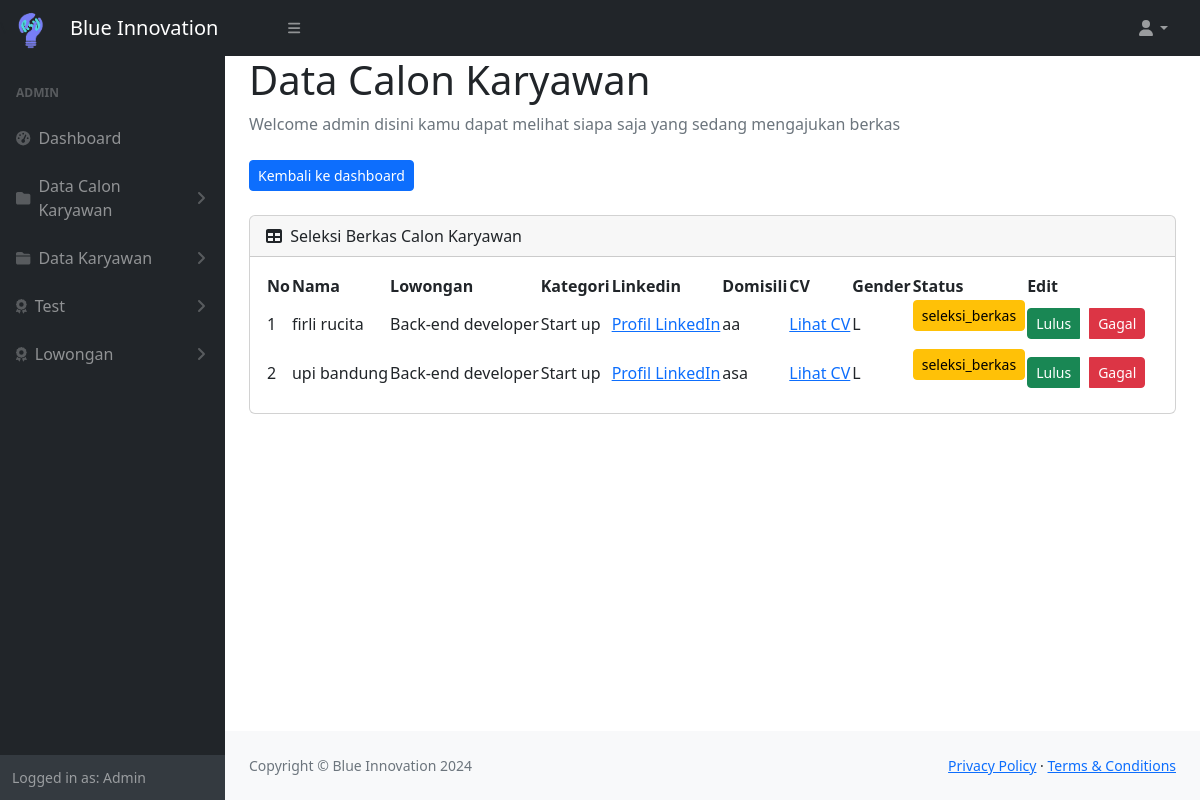
Page /admin/dashboardAdmin/seleksiBerkas.php (signed in) on the committed database.
### tables this page shows
CREATE TABLE `biodata` (
  `id` int(11) NOT NULL,
  `url_linkedin` varchar(100) NOT NULL,
  `alamat` varchar(100) NOT NULL,
  `cv` varchar(200) NOT NULL,
  `jk` varchar(100) NOT NULL,
  `id_user` int(11) NOT NULL,
  `id_lowongan` int(11) DEFAULT NULL
);

CREATE TABLE `user` (
  `id_user` int(11) NOT NULL,
  `nama` varchar(50) NOT NULL,
  `password` varchar(50) NOT NULL,
  `nama_lengkap` varchar(150) NOT NULL,
  `level` enum('Admin','Member') NOT NULL,
  `status_role` varchar(50) NOT NULL,
  `domisili` varchar(100) NOT NULL DEFAULT '',
  `usia` char(3) NOT NULL DEFAULT '',
  `negara` varchar(100) NOT NULL DEFAULT '',
  `kontak` varchar(50) NOT NULL DEFAULT '',
  `email` varchar(100) NOT NULL DEFAULT '',
  `tanggal_wawancara` varchar(100) NOT NULL DEFAULT 'Belum Ditentukan',
  `link_wawancara` varchar(100) NOT NULL DEFAULT 'Belum Ditentukan',
  `dari_tanggal` varchar(40) NOT NULL,
  `sampai_tanggal` varchar(40) NOT NULL,
  `link` varchar(100) NOT NULL
);

CREATE TABLE `lowongan` (
  `id_lowongan` int(11) NOT NULL,
  `nama_lowongan` varchar(50) NOT NULL,
  `kategori_lowongan` varchar(50) NOT NULL,
  `waktu_lowongan` varchar(50) NOT NULL,
  `alamat` varchar(150) NOT NULL,
  `quota` int(11) NOT NULL,
  `deskripsi` varchar(150) NOT NULL,
  `img` varchar(400) NOT NULL,
  `gaji` varchar(100) NOT NULL
);

### admin/dashboardAdmin/seleksiBerkas.php (the view, shortened to what this page needs)
<!DOCTYPE html>
<html lang="en">
    <head>
        <link href="https://cdn.jsdelivr.net/npm/simple-datatables@7.1.2/dist/style.min.css" rel="stylesheet" />
        <link href="css/styleDashboard.css" rel="stylesheet" />
    </head>
    <body class="sb-nav-fixed">
        <?php include "headerAdmin.php"; ?>
            <div id="layoutSidenav_content">
                <main>
                    <div class="container-fluid px-4">
                        <h1>Data Calon Karyawan</h1>
                        <ol class="breadcrumb mb-4">
                            <li class="breadcrumb-item active">Welcome <?php echo ($_SESSION ['admin']); ?> disini kamu dapat melihat siapa saja yang sedang mengajukan berkas</li>
                        </ol>
                        <div style="display: flex; justify-content: space-between; align-items: center;">
							<a class="btn btn-primary btn-sm" href="dashboard.php">Kembali ke dashboard</a>
						</div>
                        <br>
                        <div class="card mb-4" >
                            <div class="card-header">
                                <i class="fas fa-table me-1"></i>
                                Seleksi Berkas Calon Karyawan
                            </div>
                                <div class="card-body" >
                                    <table id="datatablesSimple">
                                        <thead>
                                            <tr>
                                            <th scope="col">No</th>
                                            <th scope="col">Nama</th>
                                            <th scope="col">Lowongan</th>
                                            <th scope="col">Kategori</th>
                                            <th scope="col">Linkedin</th>
                                            <th scope="col">Domisili</th>
                                            <th scope="col">CV</th>
                                            <th scope="col">Gender</th>
                                            <th scope="col">Status</th>
                                            <th scope="col">Edit</th>
                                            </tr>
                                        </thead>
                                        <tbody>
                                            <?php
                                            $query = $conn->query("SELECT b.id, b.url_linkedin, b.alamat, b.cv, b.jk, u.nama_lengkap, u.status_role, l.nama_lowongan, l.kategori_lowongan
                                                                   FROM biodata b
                                                                   JOIN user u ON b.id_user = u.id_user
                                                                   JOIN lowongan l ON b.id_lowongan = l.id_lowongan
                                                                   WHERE u.status_role = 'seleksi_berkas'");
                                            $no = 1;
                                            while ($data = $query->fetch_array()) {
                                            ?>
                                                <tr>
                                                    <td><?php echo $no++; ?></td>
                                                    <td><?php echo $data['nama_lengkap']; ?></td>
                                                    <td><?php echo $data['nama_lowongan']; ?></td>
                                                    <td><?php echo $data['kategori_lowongan']; ?></td>
                                                    <td><a href="<?php echo $data['url_linkedin']; ?>" target="">Profil LinkedIn</a></td>
                                                    <td><?php echo $data['alamat']; ?></td>
                                                    <td><a href="/web_kuliah_test/uploads/<?php echo $data['cv']; ?>" target="_blank">Lihat CV</a></td>
                                                    <td><?php echo $data['jk']; ?></td>
                                                    <td><p class="btn btn-warning btn-sm"><?php echo $data['status_role']; ?></p></td>
                                                    <td>
                                                        <div class="btn-group">
                                                            <a class="btn btn-success btn-sm" href="../queryTBD/query.php?action=acceptBerkas&number=<?= $data['id'] ?>" onclick="return confirm ('Yakin ingin konfirmasi?')">Lulus</a>
                                                            <a class="btn btn-danger btn-sm" href="../queryTBD/query.php?action=rejectBerkas&number=<?= $data['id'] ?>" onclick="return confirm ('Yakin ingin gagalkan?')">Gagal</a>
                                                        </div>
                                                    </td>
                                                </tr>
                                            <?php } ?>
                                        </tbody>
                                    </table>
                                </div>
                        </div>
                    </div>
                </main>
                <?php include "footerAdmin.php" ?>
            </div>
    </body>
</html>

### admin/dashboardAdmin/seleksiBerkas.php (style rules this page uses)
.btn-group { display: flex; gap: 10px; width: 100%; }
td p { width: 100%; }

### rows in the picture
biodata: id_user.nama_lengkap "firli rucita", id_lowongan.nama_lowongan "Back-end developer", id_lowongan.kategori_lowongan "Start up", alamat "aa", jk "L", id_user.status_role "seleksi_berkas"
biodata: id_user.nama_lengkap "upi bandung", id_lowongan.nama_lowongan "Back-end developer", id_lowongan.kategori_lowongan "Start up", alamat "asa", jk "L", id_user.status_role "seleksi_berkas"

### other values in the picture
$_SESSION ['admin'] "ADMIN"
$_SESSION ['level'] "Admin"
$_SESSION ['admin'] "admin"
